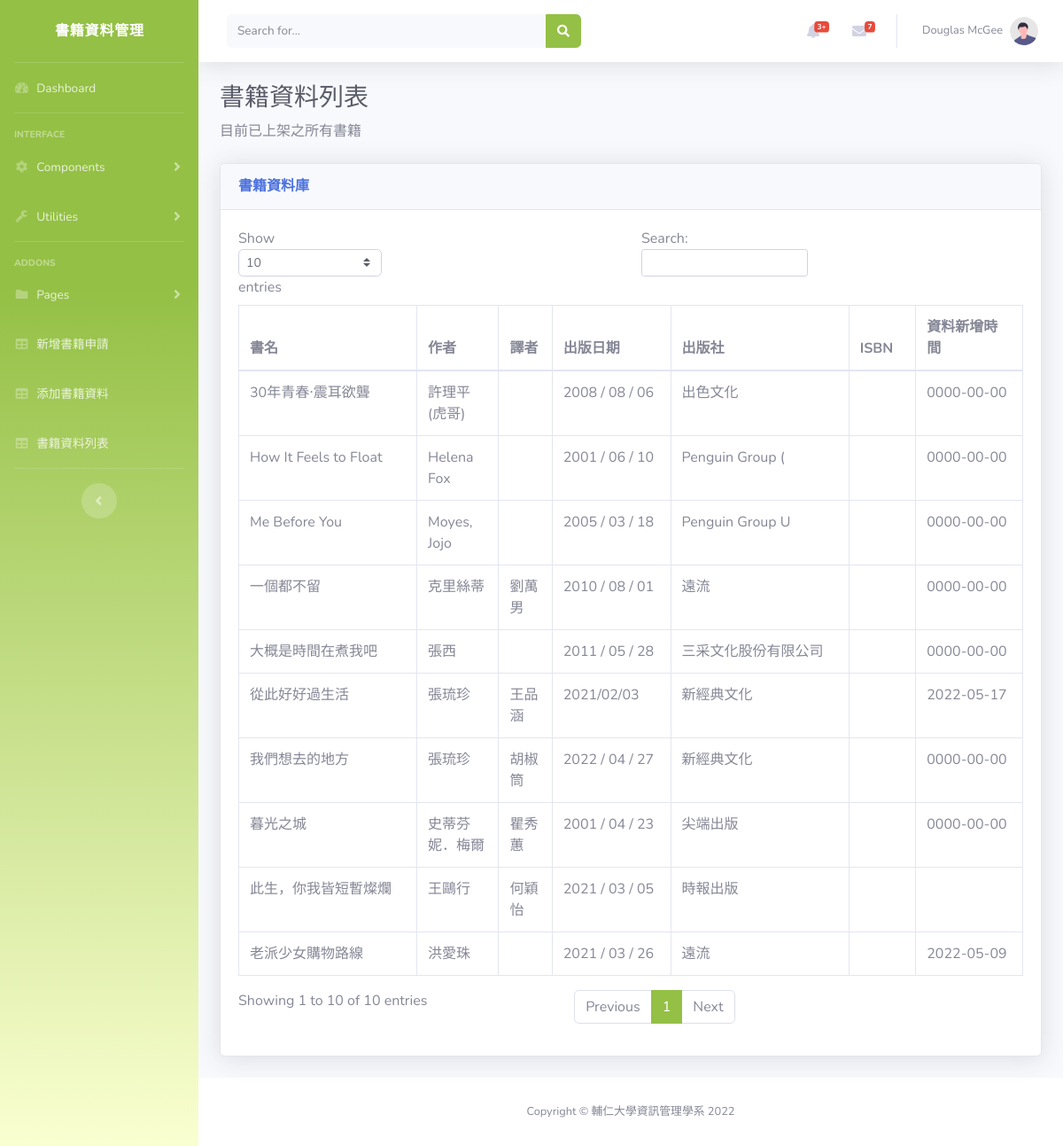
/後台更新資料/bookdata.php, run on the app's committed database.
### tables this page shows
CREATE TABLE `book_data` (
  `bk_ID` int(18) NOT NULL,
  `bk_ISBN` varchar(500) DEFAULT NULL,
  `name` varchar(30) NOT NULL,
  `bk_author` varchar(30) NOT NULL,
  `bk_trans` varchar(30) DEFAULT NULL,
  `bk_intro` varchar(500) DEFAULT NULL,
  `bk_public` varchar(15) NOT NULL,
  `bk_publicdate` varchar(500) NOT NULL,
  `bk_type` varchar(50) NOT NULL,
  `bk_img` varchar(500) NOT NULL,
  `bk_adddate` date DEFAULT NULL,
  `apply_date` date NOT NULL,
  `apply_status` varchar(500) NOT NULL,
  `apply_applicant` varchar(500) NOT NULL
);

### 後台更新資料/bookdata.php (the view, shortened to what this page needs)
<!DOCTYPE html>
<html lang="en">
<head>
    <link href="vendor/fontawesome-free/css/all.min.css" rel="stylesheet" type="text/css">
    <link href="css/sb-admin-2.min.css" rel="stylesheet">
    <link href="vendor/datatables/dataTables.bootstrap4.min.css" rel="stylesheet">
</head>
<body id="page-top">
    <div id="wrapper">
        <ul class="navbar-nav bg-gradient-primary sidebar sidebar-dark accordion" id="accordionSidebar">
            <a class="sidebar-brand d-flex align-items-center justify-content-center" href="index.html">
                <div class="sidebar-brand-icon rotate-n-15">
                    <i class="fas fa-laugh-wink"></i>
                </div>
                <div class="sidebar-brand-text mx-3">書籍資料管理</div>
            </a>
            <hr class="sidebar-divider my-0">
            <li class="nav-item">
                <a class="nav-link" href="index.html">
                    <i class="fas fa-fw fa-tachometer-alt"></i>
                    <span>Dashboard</span></a>
            </li>
            <hr class="sidebar-divider">
            <div class="sidebar-heading">
                Interface
            </div>
            <li class="nav-item">
                <a class="nav-link collapsed" href="#" data-toggle="collapse" data-target="#collapseTwo"
                    aria-expanded="true" aria-controls="collapseTwo">
                    <i class="fas fa-fw fa-cog"></i>
                    <span>Components</span>
                </a>
            </li>
            <li class="nav-item">
                <a class="nav-link collapsed" href="#" data-toggle="collapse" data-target="#collapseUtilities"
                    aria-expanded="true" aria-controls="collapseUtilities">
                    <i class="fas fa-fw fa-wrench"></i>
                    <span>Utilities</span>
                </a>
            </li>
            <hr class="sidebar-divider">
            <div class="sidebar-heading">
                Addons
            </div>
            <li class="nav-item">
                <a class="nav-link collapsed" href="#" data-toggle="collapse" data-target="#collapsePages"
                    aria-expanded="true" aria-controls="collapsePages">
                    <i class="fas fa-fw fa-folder"></i>
                    <span>Pages</span>
                </a>
            </li>
            <li class="nav-item">
                <a class="nav-link" href="addbookapply.html">
                    <i class="fas fa-fw fa-table"></i>
                    <span>新增書籍申請</span></a>
            </li>
            <li class="nav-item">
                <a class="nav-link" href="bookdatafrom.php" target="_blank">
                    <i class="fas fa-fw fa-table"></i>
                    <span>添加書籍資料</span></a>
            </li>
            <li class="nav-item">
                <a class="nav-link" href="bookdata.php">
                    <i class="fas fa-fw fa-table"></i>
                    <span>書籍資料列表</span></a>
            </li>
            <hr class="sidebar-divider d-none d-md-block">
            <div class="text-center d-none d-md-inline">
                <button class="rounded-circle border-0" id="sidebarToggle"></button>
            </div>
        </ul>
        <div id="content-wrapper" class="d-flex flex-column">
            <div id="content">
                <nav class="navbar navbar-expand navbar-light bg-white topbar mb-4 static-top shadow">
                    <form
                        class="d-none d-sm-inline-block form-inline mr-auto ml-md-3 my-2 my-md-0 mw-100 navbar-search">
                        <div class="input-group">
                            <input type="text" class="form-control bg-light border-0 small" placeholder="Search for..."
                                aria-label="Search" aria-describedby="basic-addon2">
                            <div class="input-group-append">
                                <button class="btn btn-primary" type="button">
                                    <i class="fas fa-search fa-sm"></i>
                                </button>
                            </div>
                        </div>
                    </form>
                    <ul class="navbar-nav ml-auto">
                        <li class="nav-item dropdown no-arrow mx-1">
                            <a class="nav-link dropdown-toggle" href="#" id="alertsDropdown" role="button"
                                data-toggle="dropdown" aria-haspopup="true" aria-expanded="false">
                                <i class="fas fa-bell fa-fw"></i>
                                <span class="badge badge-danger badge-counter">3+</span>
                            </a>
                        </li>
                        <li class="nav-item dropdown no-arrow mx-1">
                            <a class="nav-link dropdown-toggle" href="#" id="messagesDropdown" role="button"
                                data-toggle="dropdown" aria-haspopup="true" aria-expanded="false">
                                <i class="fas fa-envelope fa-fw"></i>
                                <span class="badge badge-danger badge-counter">7</span>
                            </a>
                        </li>
                        <li class="nav-item dropdown no-arrow">
                            <a class="nav-link dropdown-toggle" href="#" id="userDropdown" role="button"
                                data-toggle="dropdown" aria-haspopup="true" aria-expanded="false">
                                <span class="mr-2 d-none d-lg-inline text-gray-600 small">Douglas McGee</span>
                                <img class="img-profile rounded-circle"
                                    src="img/undraw_profile.svg">
                            </a>
                        </li>
                    </ul>
                </nav>
                <div class="container-fluid">
                    <h1 class="h3 mb-2 text-gray-800">書籍資料列表</h1>
                    <p class="mb-4">目前已上架之所有書籍</p>
                    <div class="card shadow mb-4">
                        <div class="card-header py-3">
                            <h6 class="m-0 font-weight-bold text-primary">書籍資料庫</h6>
                        </div>
                        <div class="card-body">
                            <div class="table-responsive">
                                <table class="table table-bordered" id="dataTable" width="100%" cellspacing="0">
                                    <thead>
                                        <tr>
                                            <th>書名</th>
                                            <th width="100px">作者</th>
                                            <th>譯者</th>
                                            <th>出版日期</th>
                                            <th>出版社</th>
                                            <th>ISBN</th>
                                            <th>資料新增時間</th>
                                        </tr>
                                    </thead>
                                    <tbody>
                                    <?php
                                        $host = "localhost";
                                        $dbuser = "root";
                                        $dbpassword = "";
                                        $dbname = "book_share";
                                        $link = mysqli_connect($host, $dbuser, $dbpassword, $dbname);
                                        if($link){
                                            $allData = "SELECT * FROM book_data WHERE apply_status =1 ";
                                            $result = mysqli_query($link, $allData);
                                            while($row=mysqli_fetch_assoc($result)){
                                                echo "<tr>";
                                                echo "<td>".$row['name']."</td>";
                                                echo "<td>".$row['bk_author']."</td>";
                                                echo "<td>".$row['bk_trans']."</td>";
                                                echo "<td>".$row['bk_publicdate']."</td>";
                                                echo "<td>".$row['bk_public']."</td>";
                                                echo "<td>".$row['bk_isbn']."</td>";
                                                echo "<td>".$row['bk_adddate']."</td>";
                                                echo "</tr>";
                                            }
                                        }
                                        else{
                                            echo "error</br>".mysqli_connect_error();
                                        }
                                    ?>
                                    </tbody>
                                </table>
                            </div>
                        </div>
                    </div>
                </div>
            </div>
            <footer class="sticky-footer bg-white">
                <div class="container my-auto">
                    <div class="copyright text-center my-auto">
                        <span>Copyright &copy; 輔仁大學資訊管理學系 2022</span>
                    </div>
                </div>
            </footer>
        </div>
    </div>
</body>
</html>

### data on the page
book_data: name "從此好好過生活", bk_author "張琉珍", bk_trans "王品涵", bk_publicdate "2021/02/03", bk_public "新經典文化", bk_adddate "2022-05-17"
book_data: name "老派少女購物路線", bk_author "洪愛珠", bk_publicdate "2021 / 03 / 26", bk_public "遠流", bk_adddate "2022-05-09"
book_data: name "暮光之城", bk_author "史蒂芬妮．梅爾", bk_trans "瞿秀蕙", bk_publicdate "2001 / 04 / 23", bk_public "尖端出版", bk_adddate "0000-00-00"
book_data: name "Me Before You", bk_author "Moyes, Jojo", bk_publicdate "2005 / 03 / 18", bk_public "Penguin Group U", bk_adddate "0000-00-00"
book_data: name "30年青春‧震耳欲聾", bk_author "許理平(虎哥)", bk_publicdate "2008 / 08 / 06", bk_public "出色文化", bk_adddate "0000-00-00"
book_data: name "大概是時間在煮我吧", bk_author "張西", bk_publicdate "2011 / 05 / 28", bk_public "三采文化股份有限公司", bk_adddate "0000-00-00"
book_data: name "How It Feels to Float", bk_author "Helena Fox", bk_publicdate "2001 / 06 / 10", bk_public "Penguin Group (", bk_adddate "0000-00-00"
book_data: name "此生，你我皆短暫燦爛", bk_author "王鷗行", bk_trans "何穎怡", bk_publicdate "2021 / 03 / 05", bk_public "時報出版"
book_data: name "一個都不留", bk_author "克里絲蒂", bk_trans "劉萬男", bk_publicdate "2010 / 08 / 01", bk_public "遠流", bk_adddate "0000-00-00"
book_data: name "我們想去的地方", bk_author "張琉珍", bk_trans "胡椒筒", bk_publicdate "2022 / 04 / 27", bk_public "新經典文化", bk_adddate "0000-00-00"
